Frame 1 (no input): blank canvas, image omitted
Frame 60 (the mouse pressed at the canvas centre just before this capture): blank canvas, image omitted
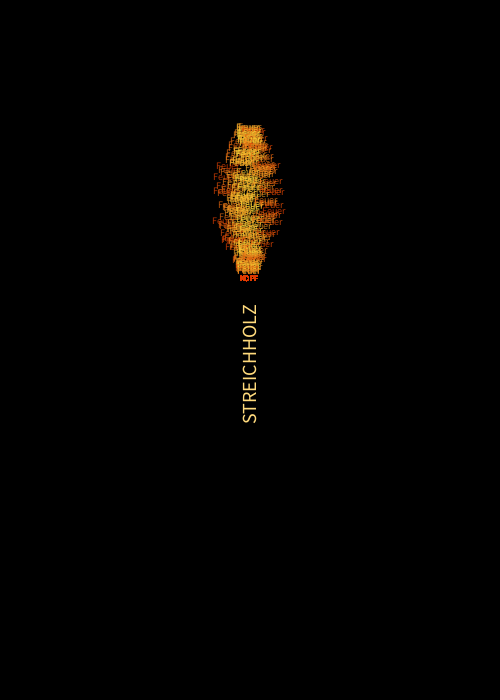
Frame 120 (the mouse held since frame 60 and released just before this capture)

The Processing sketch whose frames 1 and 60 were blank and that drew this single picture after the mouse press (run headless with seeded random() and noise(); from frame 60 on, the mouse is pressed at the canvas centre):

// Processing sketch: processing_175888
// ── processing_175888.pde

void setup ()
{
 size(500,700); 

}



void draw()
{
 
  background (0);
  

  
  if (mousePressed == true )
  {
    
     zeichneStreichholz(mouseX -25, mouseY -225, 50, 150, 0.8);
  }
  else
  {
  zeichneStreichholz(mouseX -25, mouseY -225, 50, 150, 0);
  }
}
     
   
  
 void zeichneStreichholz(int feuerposX, int feuerposY, int feuerbreite, int feuerhoehe, float transparenz)
 {
  
   
   //Flamme
  int feuerKreisAnzahl = 200;
  
  float feuerKreisDurchmesser =20;
    
  int topOffset = 5;
  
  //Flammenfarbe außen     
   int maxRed = 255;
   int maxGreen = 226;
   int maxBlue = 59;
   
  //Flammenfarbe innen     
   int minRed = 224;
   int minGreen = 60;
   int minBlue = 0;
  
  
  
  
  noStroke();  
  
  for (int i = 0; i<=feuerKreisAnzahl; i++)
  {
    if( i > topOffset)
    {   
        
       float verschiebungY = map(i, 0, feuerKreisAnzahl, 0, feuerhoehe);
                 
       float maxVerschiebungX = 0;
       float verschiebungX = 0;
      
       if (i<feuerKreisAnzahl/3)
       {
         maxVerschiebungX = map(i, 0, feuerKreisAnzahl/3, 0, feuerbreite/2);
       }
       else if(i < feuerKreisAnzahl*2/3)
       {
         maxVerschiebungX = feuerbreite/2;
       }   
       else
       {
         maxVerschiebungX = map(i, feuerKreisAnzahl*2/3, feuerKreisAnzahl,  feuerbreite/2, 0);
       }
       
       if(maxVerschiebungX == 0)
         continue;
         
       verschiebungX = random (-maxVerschiebungX, maxVerschiebungX);
       
         
       float actRed = map(abs(verschiebungX/maxVerschiebungX), 0, 1, maxRed, minRed);
       float actGreen = map(abs(verschiebungX/maxVerschiebungX), 0, 1, maxGreen, minGreen);
       float actBlue = map(abs(verschiebungX/maxVerschiebungX), 0, 1, maxBlue, minBlue);
       
       fill(color(actRed,actGreen,actBlue, 255*transparenz)); 
       textSize(10);
       text("Feuer", (feuerposX+feuerbreite/2+verschiebungX)-13 , feuerposY+verschiebungY);//, feuerKreisDurchmesser, feuerKreisDurchmesser);
       //ellipse(feuerposX+feuerbreite/2+verschiebungX , feuerposY+verschiebungY, feuerKreisDurchmesser, feuerKreisDurchmesser);
      
    
     }
     
      if(transparenz == 0)
      {   
        fill(#FF0303);
      }
      else
      {
        fill(color(224,60,0));
      }
      
      textSize(8);
      text("KOPF", (feuerposX+feuerbreite/2)-10, feuerposY +feuerhoehe, feuerKreisDurchmesser, feuerKreisDurchmesser);
      
      //ellipse(feuerposX+feuerbreite/2, feuerposY +feuerhoehe, feuerKreisDurchmesser, feuerKreisDurchmesser);
      
   }
  

  
  
  //Streichholz
 
  
  fill(#FFDA7C);
  
    rotate(-PI/2);

  float streichholzlaenge = 170;

  textSize(20);
  
  
  text("STREICHHOLZ", -feuerposY-2*feuerhoehe, (feuerposX+feuerbreite/2-feuerKreisDurchmesser/2)+16); //, feuerKreisDurchmesser, streichholzlaenge);
  //rect(feuerposX+feuerbreite/2-feuerKreisDurchmesser/2, feuerposY+feuerhoehe, feuerKreisDurchmesser, streichholzlaenge );
         
    rotate(PI/2);
         
  stroke(0);
 }
  
